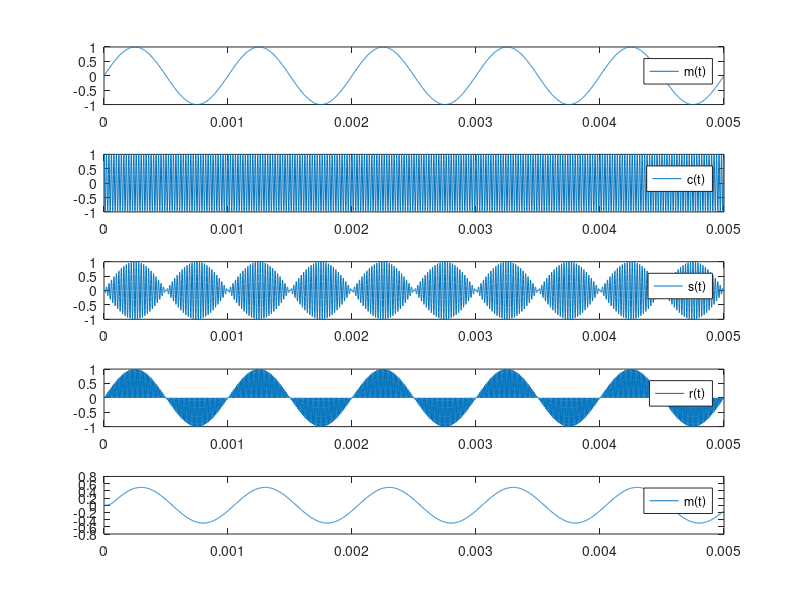
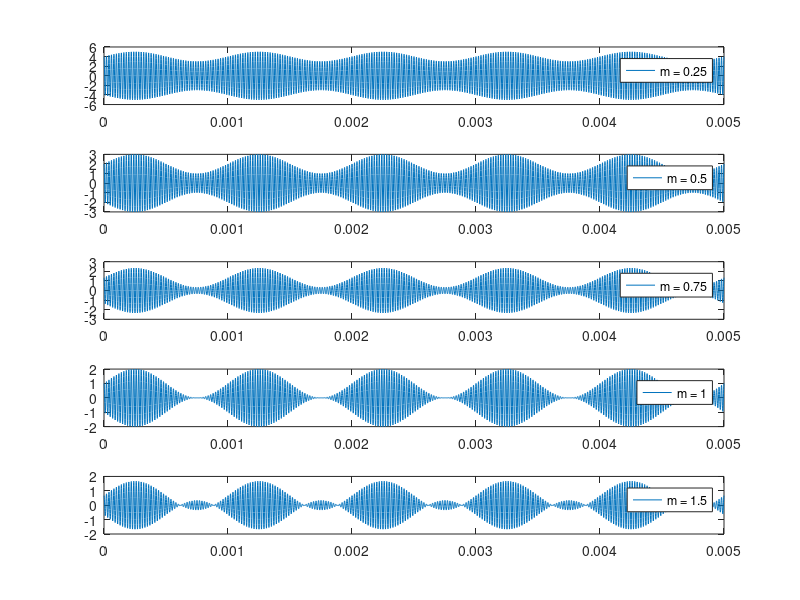

These figures' MATLAB source, in order:
close all;
clear all;
clc;

Ac = 1; % Amplitude portadora
Am = 1; % Amplitude sinal
fc = 50e3; % Frequencia da portadora
fm = 1e3; % Frequencia do sinal
fa = 20*fc; % Frequencia de amostragem
f_cut = 4e3; % Frequencia de corte filtro fir1
n = 100; % Ordem do filtro fir1
t = [0:1/fa:0.005];
m = 0.5; % Fator de modulacao
Ao = Am/m;

% • Realizar um processo de modulação AM DSB e AM DSB-SC
c_t = Ac*cos(2*pi*fc*t);
m_t = Am*sin(2*pi*fm*t);
s_t_dsb_sc = c_t.*m_t; % sinal modulado em dsb sc


% • Para o caso da modulação AM DSB-SC, realizar o processo
% de demodulação utilizando a função 'fir1'
r_t_dsb_sc = s_t_dsb_sc.*c_t; % sinal demodulado
filtro_PB = fir1(n, (f_cut*2)/fa)';
info_dsb_sc = filter(filtro_PB, 1, r_t_dsb_sc);

% Plots para DSB SC
figure(1)
subplot(511)
plot(t, m_t)
legend('m(t)')
subplot(512)
plot(t, c_t)
legend('c(t)')
subplot(513)
plot(t, s_t_dsb_sc)
legend('s(t)')
subplot(514)
plot(t, r_t_dsb_sc)
legend('r(t)')
subplot(515)
plot(t, info_dsb_sc);
legend('m(t)')


% • Para o caso da modulaçao AM DSB, variar o 'fator de
% modulação' (0.25; 0.5; 0.75 e 1 e 1.5) e observar os efeitos no
% sinal modulado
figure(2)
m = 0.25; Ao = Am/m;
s_t_dsb = (m_t + Ao).*c_t; % sinal modulado em dsb
subplot(511)
plot(t, s_t_dsb)
legend('m = 0.25')
m = 0.5; Ao = Am/m;
s_t_dsb = (m_t + Ao).*c_t;
subplot(512)
plot(t, s_t_dsb)
legend('m = 0.5')
m = 0.75; Ao = Am/m;
s_t_dsb = (m_t + Ao).*c_t;
subplot(513)
plot(t, s_t_dsb)
legend('m = 0.75')
m = 1; Ao = Am/m;
s_t_dsb = (m_t + Ao).*c_t;
subplot(514)
plot(t, s_t_dsb)
legend('m = 1')
m = 1.5; Ao = Am/m;
s_t_dsb = (m_t + Ao).*c_t;
subplot(515)
plot(t, s_t_dsb)
legend('m = 1.5')

